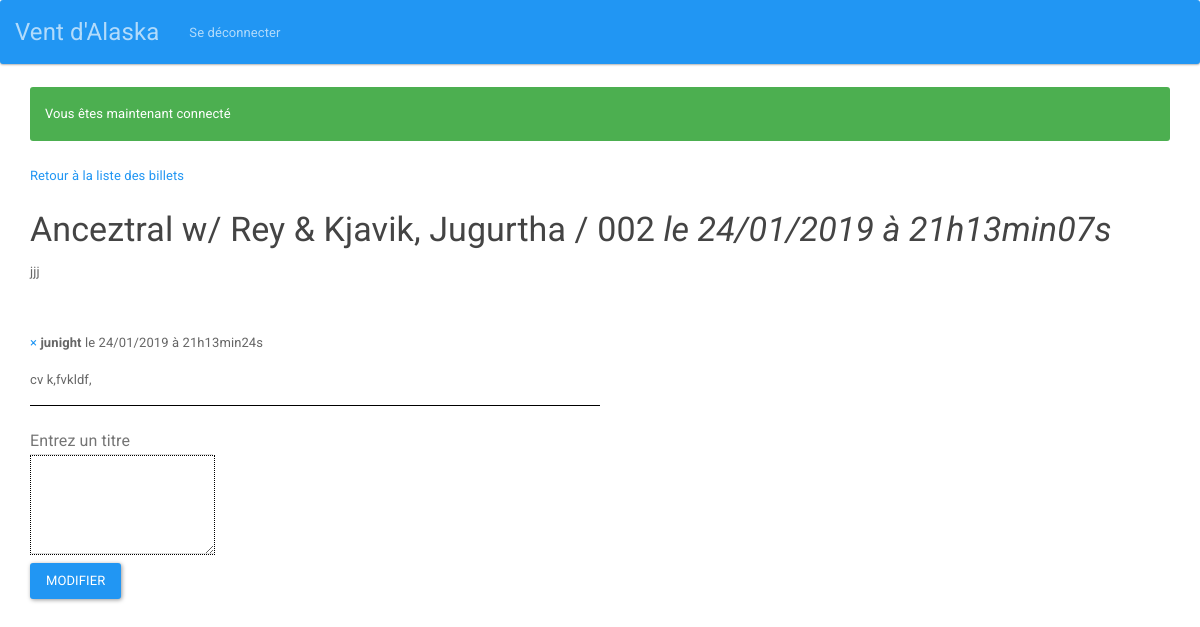
The page /index.php?action=edit&id=27 (signed in) on the database its author committed.
### tables this page shows
CREATE TABLE `news` (
  `id` int(11) NOT NULL,
  `title` text NOT NULL,
  `content` varchar(255) NOT NULL,
  `date_creation` datetime NOT NULL
);

CREATE TABLE `comments` (
  `id` int(11) NOT NULL,
  `id_news` int(11) NOT NULL,
  `author` varchar(255) NOT NULL,
  `comment` text NOT NULL,
  `date_comment` datetime NOT NULL,
  `rating_comment` int(11) NOT NULL DEFAULT '0'
);

### models/frontend.php (called while the page is built, shortened)
<?php
    function setBdd()
    {
        $_bdd = new PDO('mysql:dbname=test;host=localhost', 'root', 'root');
        $_bdd->setAttribute(PDO::ATTR_ERRMODE, PDO::ERRMODE_EXCEPTION);
        $_bdd->setAttribute(PDO::ATTR_DEFAULT_FETCH_MODE, PDO::FETCH_OBJ);
        return $_bdd;
    }
    function getPost($postId)
    {
        $_bdd = setBdd();
        $post = $_bdd->prepare('SELECT id, title, content, DATE_FORMAT(date_creation, \'%d/%m/%Y à %Hh%imin%ss\') AS date_creation_fr FROM news WHERE id = ?');
        $post->execute([$postId]);
        return $post;
    }
    function getComments($postId)
    {
        $_bdd = setBdd();
        $comments = $_bdd->prepare('SELECT id, author, comment, rating_comment, DATE_FORMAT(date_comment, \'%d/%m/%Y à %Hh%imin%ss\') AS date_comment_fr FROM comments WHERE id_news = ? ORDER BY date_comment');
        $comments->execute([$postId]);
        return $comments;
    }

### controller/frontend/frontend.php (called while the page is built, shortened)
<?php
require './models/frontend.php';
function _edit()
{
    $post = getPost($_GET['id']);
    $comments = getComments($_GET['id']);
    require './views/frontend/editView.php';
}

### views/frontend/editView.php (the view, shortened to what this page needs)
<?php
while ($data = $post->fetch()) {
    ?>
    <p><a href="index.php?action=admin">Retour à la liste des billets</a></p>
    <div class="news">
        <h3>
            <?=htmlspecialchars($data->title);?>
            <em>le <?=$data->date_creation_fr;?></em>
        </h3>
        <div>
            <?=nl2br($data->content);?>
            <br/>
            </div>
    </div>
    <?php
}
while ($data = $comments->fetch()) {
    ?>
    <div class="comment">
            <p>
                    <a
                    href="index.php?action=delete&id=<?=$data->id;?>&postId=<?=$_GET['id']?>&category=comments">&times;
                    </a>
        <strong>
            <?=htmlspecialchars($data->author);?>
        </strong>
        le <?=$data->date_comment_fr;?>
    </p>
    <?=nl2br(htmlspecialchars($data->comment));?>
    </div>
    <?php
}
?>
<form action="index.php?action=editPost&id=<?=$_GET['id'];?>" method="POST">
    <div class="editor">
<input id="newsTitle" type="text" name="title" placeholder="Entrez un titre" > </div>
<textarea class="mytextarea-body" name="content" placeholder="Entrez du contenu" > </textarea>
    <br>
    <button class="btn btn-primary">Modifier</button>
</form>
</div>
<?php require 'template.php';?>

### public/css/main.css (style rules this page uses)
.news { margin-top: 10px; margin-bottom: 10px; }
.comment { width: 50%; height: 75px; border-bottom: 1px solid black; margin-bottom: 20px; }
.editor { margin-top: 10px; }
.mytextarea-body { height: 100px; border: 1px dotted black; }

### rows shown on the page
news: title "Anceztral w/ Rey & Kjavik, Jugurtha / 002", date_creation_fr "24/01/2019 à 21h13min07s", content "jjj"
comments: author "junight", date_comment_fr "24/01/2019 à 21h13min24s", comment "cv k,fvkldf,"

### other values the page prints
$message "Vous êtes maintenant connecté"
